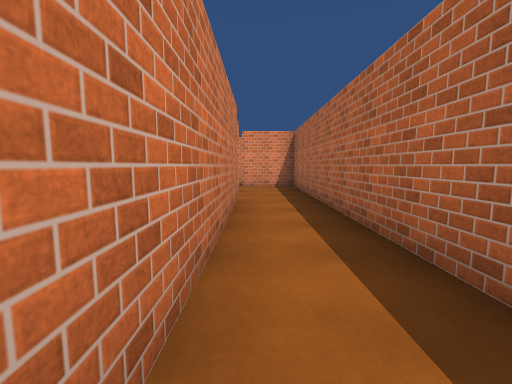
[1] (above)

16 first-person views from a walk through a scene from a Unity 3-D project. The camera is 1.4 m above the floor, tilts 6° down and sees 90° across. The floor is counted in squares, 1.8 m on a side. Each view is taken from the middle of a square. On the plan, view 1 faces up. The plan holds only what a view shows up to about 10 squares ahead; the rest is blank. The place goes on beyond the plan. The player is left out. Surface patterns are stand-ins for the level's own textures.

[2]
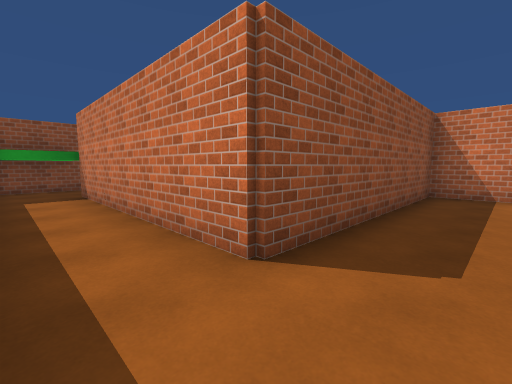

[3]
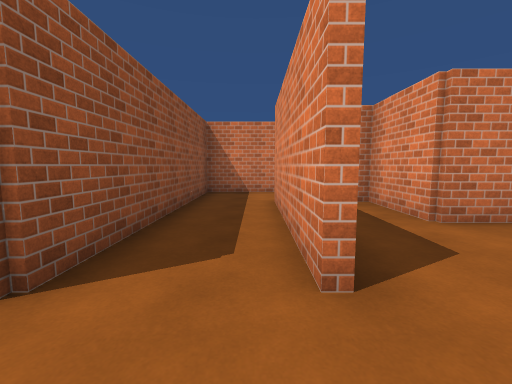

[4]
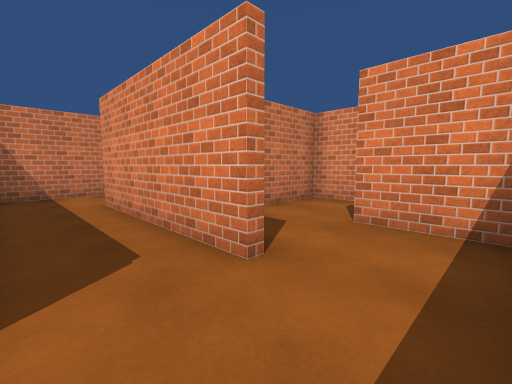

[5]
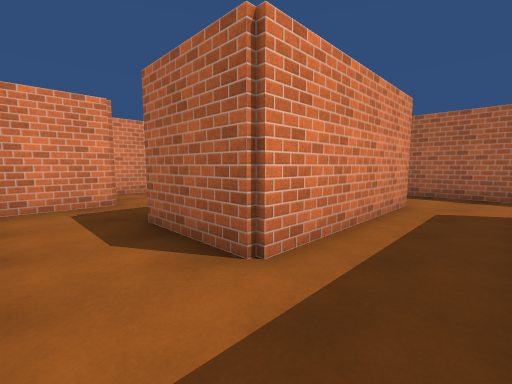

[6]
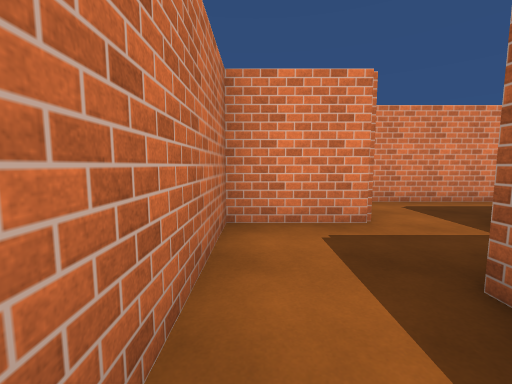

[7]
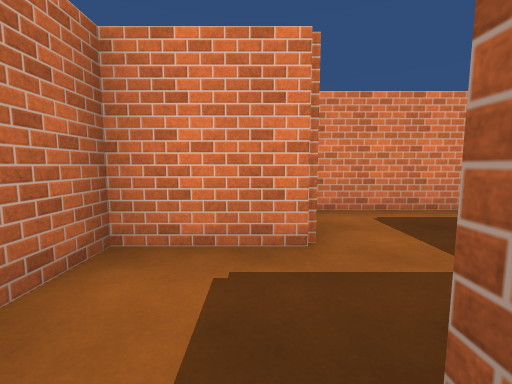

[8]
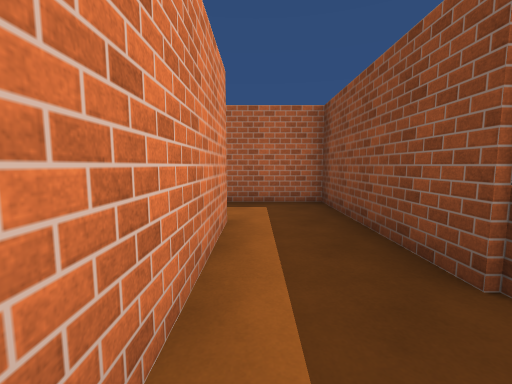

[9]
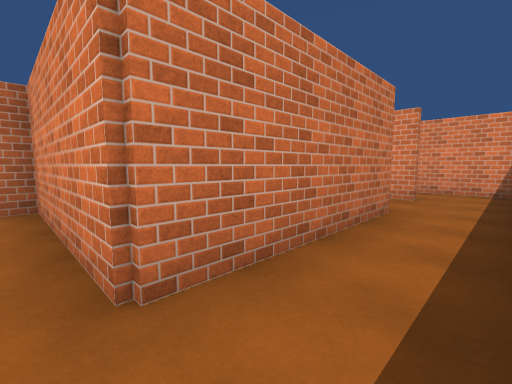

[10]
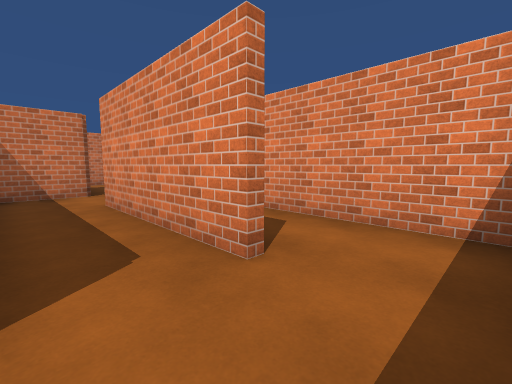

[11]
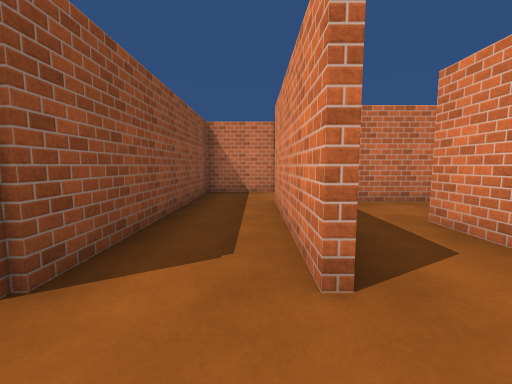

[12]
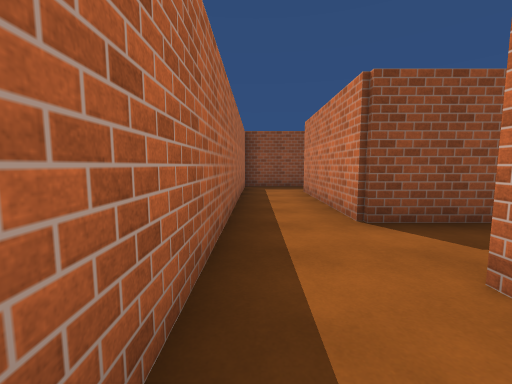

[13]
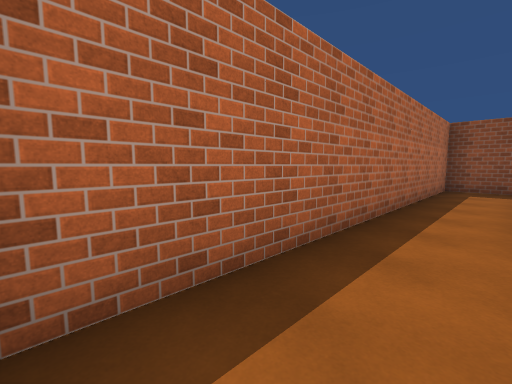

[14]
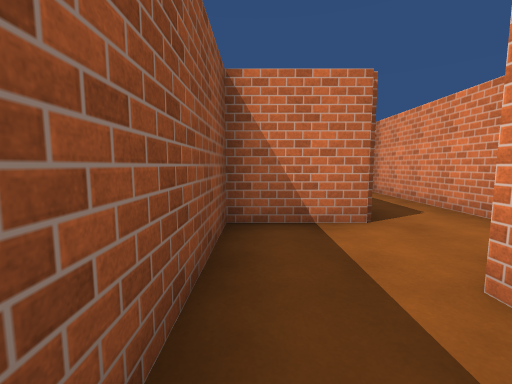

[15]
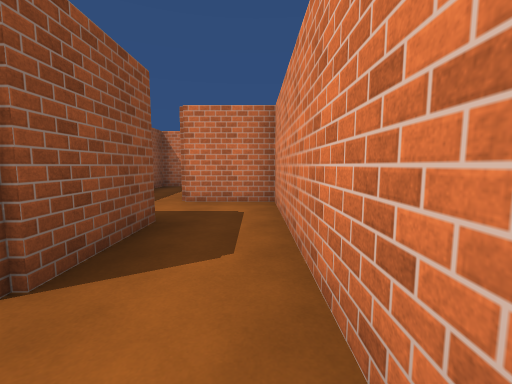

[16]
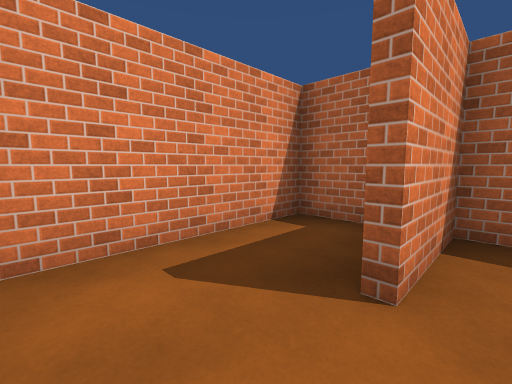

### Floor plan
Ten units are one square. View 1 is at (0, 0); x grows to the right and y downward. Boxes are objects, and circles mark ways between rooms. Rooms are numbered by the first view taken in them; rooms with no view inside come last. Other rooms are left out.
<svg viewBox="-90 -219 110 229">
<path fill="none" stroke="#000" d="M-4 -74 -46 -74 -46 -95M14 -12 14 -74M-44 -114 -64 -114 -64 -56 -4 -56 -4 5 10 5M-24 -134 -44 -134 -44 -129M-4 -194 -45 -194M-52 -214 -84 -214M-85 -196 -64 -196 -64 -176 -4 -176 -4 -134 -24 -134M-26 -116 15 -116M14 -119 14 -196M11 -214 -25 -214M14 -196 14 -211M-24 -94 -45 -94M14 -74 14 -94 -5 -94M15 -114 -24 -114 -24 -94M14 -102 14 -119"/>
<circle cx="-35" cy="-120" r="3" fill="#2a7"/>
<circle cx="5" cy="-80" r="3" fill="#2a7"/>
<circle cx="-15" cy="-130" r="3" fill="#2a7"/>
<circle cx="5" cy="-200" r="3" fill="#2a7"/>
<circle cx="-10" cy="-100" r="3" fill="#2a7"/>
<text x="-20" y="-60">1</text>
<text x="-40" y="-130">2</text>
<text x="-30" y="-180">3</text>
<text x="0" y="-210">4</text>
<text x="-10" y="-90">5</text>
<text x="0" y="-110">6</text>
</svg>
Room 1 opens to room 2. Room 1 opens to room 5. Room 2 opens to room 3. Room 3 opens to room 4. Room 5 opens to room 6.

Where each view was taken, in squares from view 1:
view 1: 0 up, 0 right, facing up
view 2: 7 up, 1 right, facing down-left
view 3: 7 up, 1 right, facing left
view 4: 6 up, 1 right, facing up-left
view 5: 6 up, 6 left, facing up-right
view 6: 8 up, 6 left, facing up
view 7: 9 up, 5 left, facing up
view 8: 13 up, 4 left, facing right
view 9: 13 up, 1 right, facing up-left
view 10: 18 up, 1 right, facing up-left
view 11: 19 up, 1 right, facing left
view 12: 21 up, 1 right, facing down
view 13: 21 up, 0 right, facing down-right
view 14: 18 up, 3 left, facing left
view 15: 21 up, 5 left, facing left
view 16: 9 up, 2 left, facing up-right
